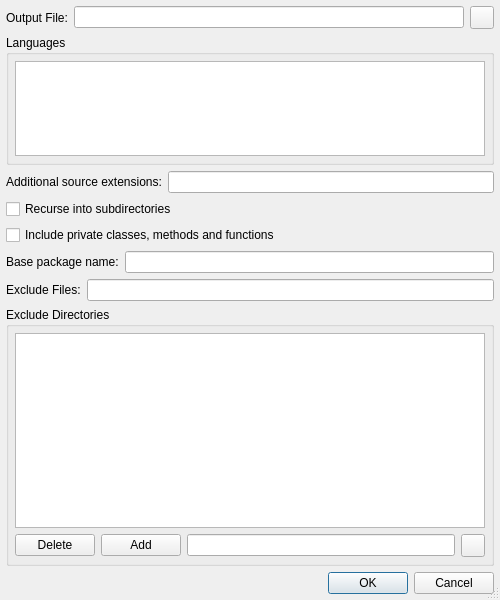
<?xml version="1.0" encoding="UTF-8"?>
<ui version="4.0">
 <class>EricapiConfigDialog</class>
 <widget class="QDialog" name="EricapiConfigDialog">
  <property name="geometry">
   <rect>
    <x>0</x>
    <y>0</y>
    <width>500</width>
    <height>600</height>
   </rect>
  </property>
  <property name="windowTitle">
   <string>Ericapi Configuration</string>
  </property>
  <property name="sizeGripEnabled">
   <bool>true</bool>
  </property>
  <layout class="QVBoxLayout" name="verticalLayout_2">
   <item>
    <layout class="QGridLayout">
     <item row="0" column="1">
      <widget class="QLineEdit" name="outputFileEdit">
       <property name="toolTip">
        <string>Enter an output filename</string>
       </property>
       <property name="whatsThis">
        <string>&lt;b&gt;Output Filename&lt;/b&gt;&lt;p&gt;Enter the filename of the output file. A '%L' placeholder is replaced by the language of the API file.&lt;/p&gt;</string>
       </property>
      </widget>
     </item>
     <item row="0" column="0">
      <widget class="QLabel" name="TextLabel6">
       <property name="text">
        <string>Output File:</string>
       </property>
      </widget>
     </item>
     <item row="0" column="2">
      <widget class="QToolButton" name="outputFileButton">
       <property name="focusPolicy">
        <enum>Qt::NoFocus</enum>
       </property>
       <property name="toolTip">
        <string>Press to open a file selection dialog</string>
       </property>
      </widget>
     </item>
    </layout>
   </item>
   <item>
    <widget class="QGroupBox" name="groupBox_2">
     <property name="sizePolicy">
      <sizepolicy hsizetype="Preferred" vsizetype="Preferred">
       <horstretch>0</horstretch>
       <verstretch>1</verstretch>
      </sizepolicy>
     </property>
     <property name="title">
      <string>Languages</string>
     </property>
     <layout class="QVBoxLayout" name="verticalLayout">
      <item>
       <widget class="QListWidget" name="languagesList">
        <property name="toolTip">
         <string>Select the languages of the  APIs to generate</string>
        </property>
        <property name="selectionMode">
         <enum>QAbstractItemView::ExtendedSelection</enum>
        </property>
       </widget>
      </item>
     </layout>
    </widget>
   </item>
   <item>
    <layout class="QHBoxLayout">
     <item>
      <widget class="QLabel" name="textLabel1_3">
       <property name="text">
        <string>Additional source extensions:</string>
       </property>
      </widget>
     </item>
     <item>
      <widget class="QLineEdit" name="sourceExtEdit">
       <property name="toolTip">
        <string>Enter additional source extensions separated by a comma</string>
       </property>
      </widget>
     </item>
    </layout>
   </item>
   <item>
    <layout class="QGridLayout">
     <item row="0" column="1">
      <spacer>
       <property name="orientation">
        <enum>Qt::Horizontal</enum>
       </property>
       <property name="sizeType">
        <enum>QSizePolicy::Expanding</enum>
       </property>
       <property name="sizeHint" stdset="0">
        <size>
         <width>31</width>
         <height>20</height>
        </size>
       </property>
      </spacer>
     </item>
     <item row="0" column="0">
      <widget class="QCheckBox" name="recursionCheckBox">
       <property name="toolTip">
        <string>Select to recurse into subdirectories</string>
       </property>
       <property name="text">
        <string>Recurse into subdirectories</string>
       </property>
      </widget>
     </item>
     <item row="1" column="0" colspan="2">
      <widget class="QCheckBox" name="includePrivateCheckBox">
       <property name="toolTip">
        <string>Select to include private classes, methods and functions in the API file</string>
       </property>
       <property name="text">
        <string>Include private classes, methods and functions</string>
       </property>
      </widget>
     </item>
    </layout>
   </item>
   <item>
    <layout class="QHBoxLayout">
     <item>
      <widget class="QLabel" name="label">
       <property name="text">
        <string>Base package name:</string>
       </property>
      </widget>
     </item>
     <item>
      <widget class="QLineEdit" name="baseEdit">
       <property name="toolTip">
        <string>Enter the name of the base package</string>
       </property>
      </widget>
     </item>
    </layout>
   </item>
   <item>
    <layout class="QHBoxLayout">
     <item>
      <widget class="QLabel" name="label_2">
       <property name="text">
        <string>Exclude Files:</string>
       </property>
      </widget>
     </item>
     <item>
      <widget class="QLineEdit" name="excludeFilesEdit">
       <property name="toolTip">
        <string>Enter filename patterns of files to be excluded separated by a comma</string>
       </property>
      </widget>
     </item>
    </layout>
   </item>
   <item>
    <widget class="QGroupBox" name="groupBox">
     <property name="sizePolicy">
      <sizepolicy hsizetype="Preferred" vsizetype="Preferred">
       <horstretch>0</horstretch>
       <verstretch>2</verstretch>
      </sizepolicy>
     </property>
     <property name="title">
      <string>Exclude Directories</string>
     </property>
     <layout class="QGridLayout">
      <item row="1" column="2">
       <widget class="QLineEdit" name="ignoreDirEdit">
        <property name="toolTip">
         <string>Enter a directory basename to be ignored</string>
        </property>
       </widget>
      </item>
      <item row="1" column="1">
       <widget class="QPushButton" name="addButton">
        <property name="toolTip">
         <string>Press to add the entered directory to the list</string>
        </property>
        <property name="text">
         <string>Add</string>
        </property>
       </widget>
      </item>
      <item row="1" column="0">
       <widget class="QPushButton" name="deleteButton">
        <property name="toolTip">
         <string>Press to delete the selected directory from the list</string>
        </property>
        <property name="text">
         <string>Delete</string>
        </property>
       </widget>
      </item>
      <item row="0" column="0" colspan="4">
       <widget class="QListWidget" name="ignoreDirsList">
        <property name="toolTip">
         <string>List of directory basenames to be ignored</string>
        </property>
       </widget>
      </item>
      <item row="1" column="3">
       <widget class="QToolButton" name="ignoreDirButton">
        <property name="focusPolicy">
         <enum>Qt::NoFocus</enum>
        </property>
        <property name="toolTip">
         <string>Press to open a directory selection dialog</string>
        </property>
       </widget>
      </item>
     </layout>
    </widget>
   </item>
   <item>
    <widget class="QDialogButtonBox" name="buttonBox">
     <property name="orientation">
      <enum>Qt::Horizontal</enum>
     </property>
     <property name="standardButtons">
      <set>QDialogButtonBox::Cancel|QDialogButtonBox::Ok</set>
     </property>
    </widget>
   </item>
  </layout>
 </widget>
 <layoutdefault spacing="6" margin="6"/>
 <pixmapfunction>qPixmapFromMimeSource</pixmapfunction>
 <tabstops>
  <tabstop>outputFileEdit</tabstop>
  <tabstop>languagesList</tabstop>
  <tabstop>sourceExtEdit</tabstop>
  <tabstop>recursionCheckBox</tabstop>
  <tabstop>includePrivateCheckBox</tabstop>
  <tabstop>baseEdit</tabstop>
  <tabstop>excludeFilesEdit</tabstop>
  <tabstop>ignoreDirEdit</tabstop>
  <tabstop>addButton</tabstop>
  <tabstop>ignoreDirsList</tabstop>
  <tabstop>deleteButton</tabstop>
  <tabstop>buttonBox</tabstop>
 </tabstops>
 <resources/>
 <connections>
  <connection>
   <sender>buttonBox</sender>
   <signal>accepted()</signal>
   <receiver>EricapiConfigDialog</receiver>
   <slot>accept()</slot>
   <hints>
    <hint type="sourcelabel">
     <x>41</x>
     <y>477</y>
    </hint>
    <hint type="destinationlabel">
     <x>41</x>
     <y>497</y>
    </hint>
   </hints>
  </connection>
  <connection>
   <sender>buttonBox</sender>
   <signal>rejected()</signal>
   <receiver>EricapiConfigDialog</receiver>
   <slot>reject()</slot>
   <hints>
    <hint type="sourcelabel">
     <x>113</x>
     <y>480</y>
    </hint>
    <hint type="destinationlabel">
     <x>113</x>
     <y>501</y>
    </hint>
   </hints>
  </connection>
 </connections>
</ui>
